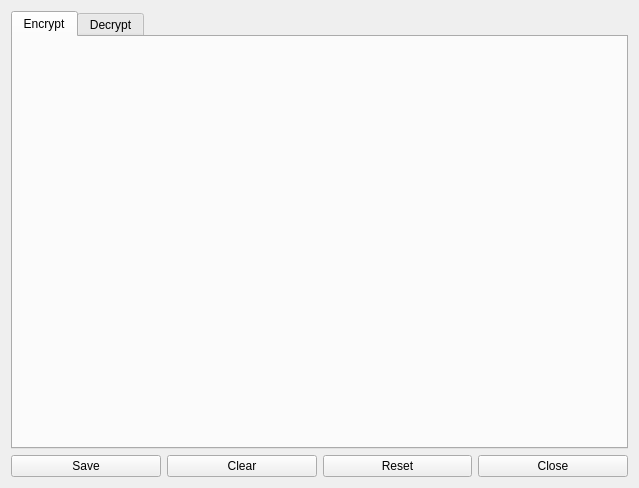
<?xml version="1.0" encoding="UTF-8"?>
<ui version="4.0">
 <class>tabDefaults</class>
 <widget class="QWidget" name="tabDefaults">
  <property name="geometry">
   <rect>
    <x>0</x>
    <y>0</y>
    <width>639</width>
    <height>488</height>
   </rect>
  </property>
  <property name="windowTitle">
   <string>Form</string>
  </property>
  <layout class="QGridLayout" name="gridLayout_2">
   <item row="0" column="0">
    <layout class="QGridLayout" name="gridLayout">
     <item row="1" column="0">
      <layout class="QGridLayout" name="gridLayout_3">
       <item row="0" column="1">
        <widget class="QPushButton" name="clear">
         <property name="toolTip">
          <string>Clear fields using internal defaults not in configuration file</string>
         </property>
         <property name="text">
          <string>Clear</string>
         </property>
        </widget>
       </item>
       <item row="0" column="0">
        <widget class="QPushButton" name="save">
         <property name="toolTip">
          <string>save data to configuration file</string>
         </property>
         <property name="text">
          <string>Save</string>
         </property>
        </widget>
       </item>
       <item row="0" column="3">
        <widget class="QPushButton" name="close">
         <property name="toolTip">
          <string>close without saving</string>
         </property>
         <property name="text">
          <string>Close</string>
         </property>
        </widget>
       </item>
       <item row="0" column="2">
        <widget class="QPushButton" name="reset">
         <property name="toolTip">
          <string>reset fields from data contained within configuration file</string>
         </property>
         <property name="text">
          <string>Reset</string>
         </property>
        </widget>
       </item>
      </layout>
     </item>
     <item row="0" column="0">
      <widget class="QTabWidget" name="tabWidget">
       <property name="currentIndex">
        <number>0</number>
       </property>
       <widget class="QWidget" name="encrypt">
        <attribute name="title">
         <string>Encrypt</string>
        </attribute>
        <layout class="QGridLayout" name="gridLayout_4">
         <item row="0" column="0">
          <layout class="QGridLayout" name="tabEncrypt"/>
         </item>
        </layout>
       </widget>
       <widget class="QWidget" name="decrypt">
        <attribute name="title">
         <string>Decrypt</string>
        </attribute>
        <layout class="QGridLayout" name="gridLayout_6">
         <item row="0" column="0">
          <layout class="QGridLayout" name="tabDecrypt"/>
         </item>
        </layout>
       </widget>
      </widget>
     </item>
    </layout>
   </item>
  </layout>
 </widget>
 <resources/>
 <connections/>
</ui>
